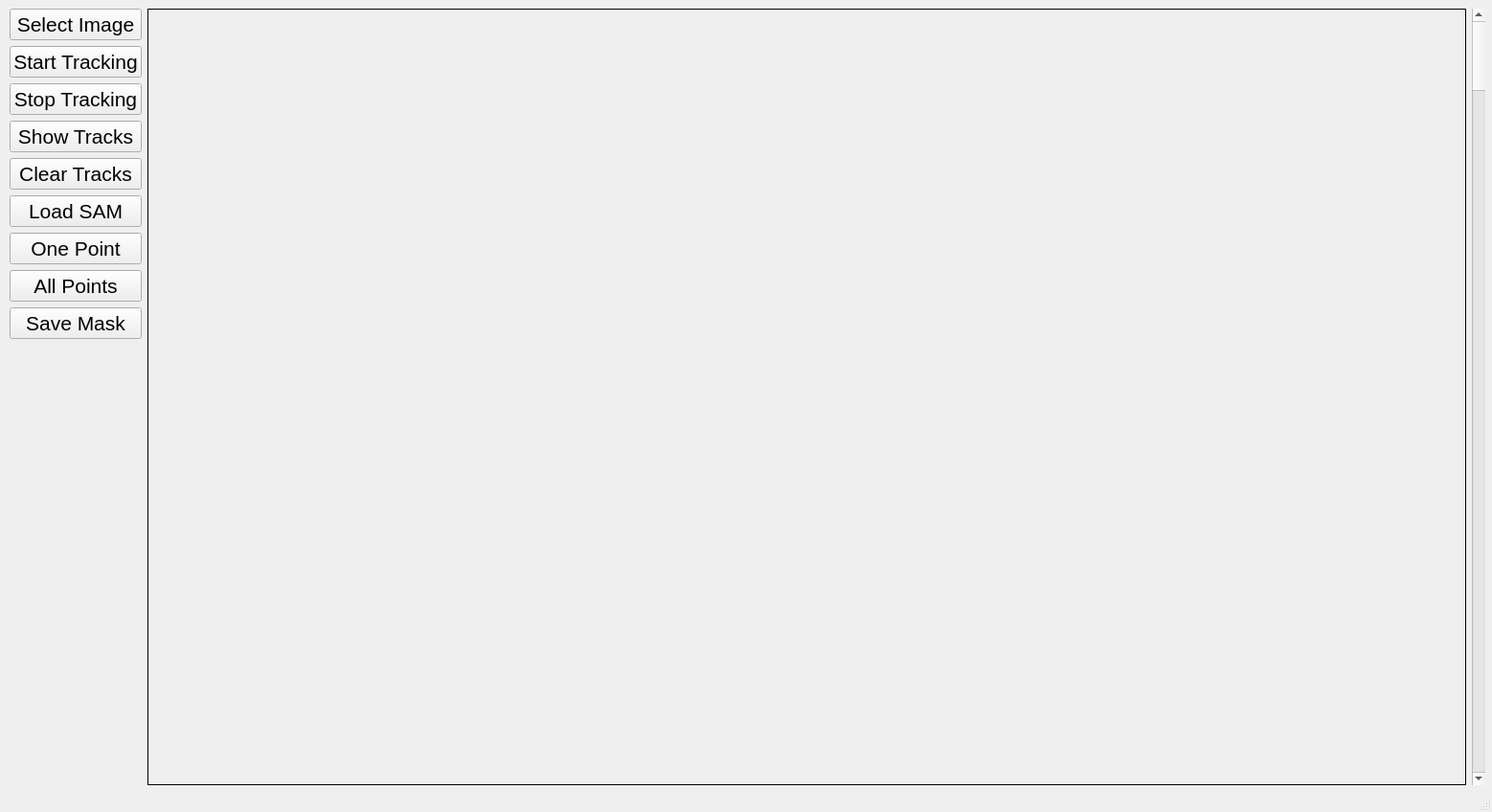
<?xml version="1.0" encoding="UTF-8"?>
<ui version="4.0">
 <class>Gaze2SAM</class>
 <widget class="QMainWindow" name="Gaze2SAM">
  <property name="geometry">
   <rect>
    <x>0</x>
    <y>0</y>
    <width>1558</width>
    <height>848</height>
   </rect>
  </property>
  <property name="windowTitle">
   <string>GazeSAM</string>
  </property>
  <widget class="QWidget" name="centralwidget">
   <widget class="QWidget" name="layoutWidget">
    <property name="geometry">
     <rect>
      <x>10</x>
      <y>9</y>
      <width>1541</width>
      <height>811</height>
     </rect>
    </property>
    <layout class="QHBoxLayout" name="horizontalLayout" stretch="1,10,1">
     <item>
      <layout class="QVBoxLayout" name="verticalLayout_2">
       <item>
        <layout class="QVBoxLayout" name="verticalLayout">
         <item>
          <widget class="QPushButton" name="Chooseimg_button">
           <property name="font">
            <font>
             <family>Arial</family>
             <pointsize>16</pointsize>
            </font>
           </property>
           <property name="text">
            <string>Select Image</string>
           </property>
          </widget>
         </item>
         <item>
          <widget class="QPushButton" name="Start_button">
           <property name="font">
            <font>
             <family>Arial</family>
             <pointsize>16</pointsize>
            </font>
           </property>
           <property name="text">
            <string>Start Tracking</string>
           </property>
          </widget>
         </item>
         <item>
          <widget class="QPushButton" name="Stop_button">
           <property name="font">
            <font>
             <family>Arial</family>
             <pointsize>16</pointsize>
            </font>
           </property>
           <property name="text">
            <string>Stop Tracking</string>
           </property>
          </widget>
         </item>
         <item>
          <widget class="QPushButton" name="Showtrack_button">
           <property name="font">
            <font>
             <family>Arial</family>
             <pointsize>16</pointsize>
            </font>
           </property>
           <property name="text">
            <string>Show Tracks</string>
           </property>
          </widget>
         </item>
         <item>
          <widget class="QPushButton" name="clear_button">
           <property name="font">
            <font>
             <family>Arial</family>
             <pointsize>16</pointsize>
            </font>
           </property>
           <property name="text">
            <string>Clear Tracks</string>
           </property>
          </widget>
         </item>
         <item>
          <widget class="QPushButton" name="LoadSAM_button">
           <property name="font">
            <font>
             <family>Arial</family>
             <pointsize>16</pointsize>
            </font>
           </property>
           <property name="text">
            <string>Load SAM</string>
           </property>
          </widget>
         </item>
         <item>
          <widget class="QPushButton" name="onepoint_button">
           <property name="font">
            <font>
             <family>Arial</family>
             <pointsize>16</pointsize>
            </font>
           </property>
           <property name="text">
            <string>One Point</string>
           </property>
          </widget>
         </item>
        </layout>
       </item>
       <item>
        <widget class="QPushButton" name="allpoint_button">
         <property name="font">
          <font>
           <family>Arial</family>
           <pointsize>16</pointsize>
          </font>
         </property>
         <property name="text">
          <string>All Points</string>
         </property>
        </widget>
       </item>
       <item>
        <widget class="QPushButton" name="savemask_button">
         <property name="font">
          <font>
           <family>Arial</family>
           <pointsize>16</pointsize>
          </font>
         </property>
         <property name="text">
          <string>Save Mask</string>
         </property>
        </widget>
       </item>
       <item>
        <spacer name="verticalSpacer">
         <property name="orientation">
          <enum>Qt::Vertical</enum>
         </property>
         <property name="sizeHint" stdset="0">
          <size>
           <width>20</width>
           <height>40</height>
          </size>
         </property>
        </spacer>
       </item>
      </layout>
     </item>
     <item>
      <widget class="QLabel" name="label">
       <property name="frameShape">
        <enum>QFrame::Box</enum>
       </property>
       <property name="text">
        <string/>
       </property>
      </widget>
     </item>
     <item>
      <widget class="QScrollBar" name="ScrollBar">
       <property name="orientation">
        <enum>Qt::Vertical</enum>
       </property>
      </widget>
     </item>
    </layout>
   </widget>
  </widget>
  <widget class="QMenuBar" name="menubar">
   <property name="geometry">
    <rect>
     <x>0</x>
     <y>0</y>
     <width>1558</width>
     <height>21</height>
    </rect>
   </property>
  </widget>
  <widget class="QStatusBar" name="statusbar"/>
 </widget>
 <resources/>
 <connections/>
</ui>
